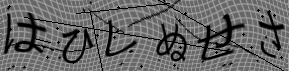
#> input picture ocr/data/samples/sample-01.png, 289 x 71 px
$ python -i preprocess.py   (imports and definitions only)
#> lines starting #> are read from the running program, lines starting #| are printed output that depends on the picture; after the words box and inside, x2 and y2 are one past the last pixel; in counts of white or black regions, pixels touching at a corner belong together
#> further down, picture is the input picture: shape (71, 289, 3); min 0, max 179, mean 103.1
"""Local image processing. Color arrays use OpenCV's BGR order."""

from pathlib import Path

import cv2
import numpy as np

import config


def decode_image(data: bytes, flags=cv2.IMREAD_COLOR) -> np.ndarray:
    image = cv2.imdecode(np.frombuffer(data, np.uint8), flags) if data else None
    if image is None:
        raise ValueError("Tệp rỗng hoặc không phải ảnh PNG/JPEG đọc được.")
    return image


def recognize_clean(data, service, **options):
    clean, _ = denoise_hiragana(decode_image(data), include_stages=False, **options)
    return service.recognize(clean)


def read_image(path: str | Path) -> np.ndarray:
    data = np.fromfile(path, dtype=np.uint8)
    image = cv2.imdecode(data, cv2.IMREAD_COLOR) if data.size else None
    if image is None:
        raise ValueError(f"Không đọc được ảnh: {path}")
    return image


def write_image(path: str | Path, image: np.ndarray) -> None:
    extension = Path(path).suffix.lower()
    if extension not in {".png", ".jpg", ".jpeg"}:
        raise ValueError("Chọn định dạng PNG hoặc JPEG.")
    ok, encoded = cv2.imencode(extension, image)
    if not ok:
        raise ValueError(f"Không mã hóa được ảnh: {path}")
    encoded.tofile(path)


def denoise_hiragana(
    image: np.ndarray,
    *,
    mode: str = "auto",
    thresh_val: int = config.THRESH_VAL,
    median_blur: int = config.MEDIAN_BLUR,
    morph_kernel: int = config.MORPH_KERNEL,
    min_area: int = config.MIN_AREA,
    padding: int = config.PADDING,
    include_stages: bool = True,
) -> tuple[np.ndarray, dict[str, np.ndarray]]:
    """Return black ink on white and, when requested, six display stages.

    Input is an 8-bit grayscale or BGR array. Kernel size 1 disables that
    filter. Padding and minimum component area are measured in pixels.
    """
#> called with mode = 'auto', thresh_val = 65, median_blur = 3, morph_kernel = 3, min_area = 9, padding = 8, include_stages = True
    if not isinstance(image, np.ndarray) or image.dtype != np.uint8 or not image.size:
        raise ValueError("Ảnh đầu vào phải là mảng uint8 có dữ liệu.")
    if image.ndim == 2:
        gray = image.copy()
    elif image.ndim == 3 and image.shape[2] == 3:
        gray = cv2.cvtColor(image, cv2.COLOR_BGR2GRAY)
    else:
        raise ValueError("Ảnh phải có một kênh xám hoặc ba kênh BGR.")

    mode = mode.lower()
    if mode not in {"auto", "manual"}:
        raise ValueError("Chế độ phải là auto hoặc manual.")
    if mode == "manual" and not 20 <= thresh_val <= 120:
        raise ValueError("Ngưỡng thủ công phải nằm trong khoảng 20–120.")
    for size in (median_blur, morph_kernel):
        if not isinstance(size, int) or size < 1 or size % 2 == 0:
            raise ValueError("Kích thước nhân lọc phải là số nguyên dương lẻ.")
    if min_area < 1 or padding < 0:
        raise ValueError("Diện tích tối thiểu phải dương và viền phải không âm.")

    if mode == "auto":
        otsu, mask = cv2.threshold(
            gray, 0, 255, cv2.THRESH_BINARY_INV | cv2.THRESH_OTSU
        )
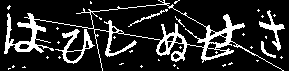
#> mask: shape (71, 289); 16.7% white; 36 white regions (30 under 20 px), largest, box (x1, y1, x2, y2) and area: (4, 0, 284, 71) 2453, (55, 29, 95, 64) 379, (259, 10, 285, 51) 250, (128, 9, 168, 27) 82, (261, 41, 276, 58) 68, (175, 16, 185, 27) 20
#> otsu = 68
        # Ink is near black. A bright background can otherwise pull Otsu's
        # threshold into the gray texture when text occupies very few pixels.
        if otsu > 120:
            _, mask = cv2.threshold(gray, 120, 255, cv2.THRESH_BINARY_INV)
    else:
        _, mask = cv2.threshold(gray, thresh_val, 255, cv2.THRESH_BINARY_INV)
    smooth = cv2.medianBlur(mask, median_blur) if median_blur > 1 else mask
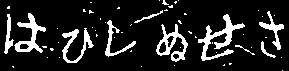
#> smooth: shape (71, 289); 13.9% white; 56 white regions (46 under 20 px), largest, box (x1, y1, x2, y2) and area: (198, 14, 245, 61) 630, (156, 24, 188, 62) 441, (14, 13, 46, 53) 440
    opened = smooth
    if morph_kernel > 1:
        kernel = cv2.getStructuringElement(
            cv2.MORPH_ELLIPSE, (morph_kernel, morph_kernel)
        )
        opened = cv2.morphologyEx(smooth, cv2.MORPH_OPEN, kernel)
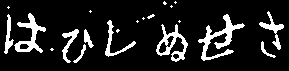
#> opened: shape (71, 289); 12.8% white; 21 white regions (10 under 20 px), largest, box (x1, y1, x2, y2) and area: (198, 14, 245, 61) 620, (14, 13, 46, 53) 439, (156, 24, 188, 62) 434
    components = opened
    if min_area > 1:
        _, labels, stats, _ = cv2.connectedComponentsWithStats(opened, connectivity=8)
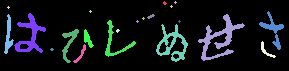
#> labels: shape (71, 289) int32; 22 distinct labels, from 0 to 21; one colour per label, 0 black
#> stats = 22 rows, first 6: [0, 0, 289, 71, 17902], [163, 1, 4, 4, 10], [174, 1, 3, 3, 5], [170, 5, 3, 3, 5], [7, 6, 3, 3, 5], [89, 10, 3, 3, 5]
        keep = (stats[:, cv2.CC_STAT_AREA] >= min_area).astype(np.uint8) * 255
#> keep = 22 values, max 255 at index 0, min 0 at index 2, mean 162.3
        keep[0] = 0
        components = keep[labels]
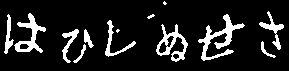
#> components: shape (71, 289); 12.5% white; 13 white regions (2 under 20 px), largest, box (x1, y1, x2, y2) and area: (198, 14, 245, 61) 620, (14, 13, 46, 53) 439, (156, 24, 188, 62) 434
    closed = (
        cv2.morphologyEx(components, cv2.MORPH_CLOSE, kernel)
        if morph_kernel > 1
        else components
    )
#> closed: shape (71, 289); 12.6% white; 12 white regions (2 under 20 px), largest, box (x1, y1, x2, y2) and area: (198, 14, 245, 61) 622, (4, 13, 46, 54) 611, (156, 24, 188, 62) 440
    ink = cv2.bitwise_not(closed)
    result = cv2.copyMakeBorder(
        ink, padding, padding, padding, padding, cv2.BORDER_CONSTANT, value=255
    )
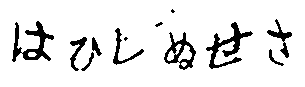
#> result: shape (87, 305); 90.2% white; 12 black regions (2 under 20 px), largest, box (x1, y1, x2, y2) and area: (206, 22, 253, 69) 622, (12, 21, 54, 62) 611, (164, 32, 196, 70) 440
    if not include_stages:
        return result, {}
    stages = {
        "gray": gray,
        "threshold": cv2.bitwise_not(mask),
        "remove_dots_lines": cv2.bitwise_not(opened),
        "connected_components": cv2.bitwise_not(components),
        "close": ink,
        "padding": result,
    }
    return result, stages

>>> import cv2
>>> picture = cv2.imread('data/samples/sample-01.png')
>>> result = denoise_hiragana(picture)

$ run again, on ocr/data/samples/sample-02.png
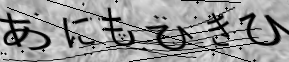
#> input picture ocr/data/samples/sample-02.png, 289 x 62 px
#> picture is the input picture: shape (62, 289, 3); min 0, max 230, mean 149.9
#> in denoise_hiragana, `otsu, mask = cv2.threshold( gray, 0, 255, cv2.THRESH_BINARY_INV | cv2...`:
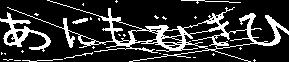
#> mask: shape (62, 289); 19.3% white; 27 white regions (21 under 20 px), largest, box (x1, y1, x2, y2) and area: (7, 0, 289, 62) 2575, (0, 12, 51, 52) 578, (181, 0, 241, 4) 65, (72, 18, 88, 24) 53, (22, 59, 63, 62) 42, (64, 52, 93, 59) 35
#> otsu = 102
#> smooth: shape (62, 289); 15.2% white; 46 white regions (35 under 20 px), largest, box (x1, y1, x2, y2) and area: (0, 13, 51, 51) 580, (139, 25, 193, 51) 485, (239, 13, 289, 46) 475
#> opened: shape (62, 289); 13.7% white; 15 white regions (6 under 20 px), largest, box (x1, y1, x2, y2) and area: (0, 13, 51, 50) 569, (239, 13, 289, 46) 472, (146, 25, 193, 51) 439
#> labels: shape (62, 289) int32; 16 distinct labels, from 0 to 15
#> stats = 16 rows, first 6: [0, 0, 289, 62, 15466], [195, 0, 5, 3, 9], [101, 8, 36, 40, 340], [0, 13, 51, 37, 569], [35, 13, 3, 3, 5], [205, 13, 24, 26, 242]
#> keep = [255, 255, 255, 255, 0, 255, 255, 0, 255, 255, 255, 255, 255, 255, 0, 255]
#> closed: shape (62, 289); 13.7% white; 12 white regions (3 under 20 px), largest, box (x1, y1, x2, y2) and area: (0, 13, 51, 50) 570, (239, 13, 289, 46) 476, (146, 25, 193, 51) 445
#> in denoise_hiragana, `result = cv2.copyMakeBorder( ink, padding, padding, padding, padding, ..`:
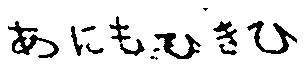
#> result: shape (78, 305); 89.7% white; 12 black regions (3 under 20 px), largest, box (x1, y1, x2, y2) and area: (8, 21, 59, 58) 570, (247, 21, 297, 54) 476, (154, 33, 201, 59) 445

$ run again, on ocr/data/samples/sample-03.png
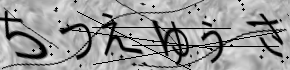
#> input picture ocr/data/samples/sample-03.png, 290 x 70 px
#> picture is the input picture: shape (70, 290, 3); min 0, max 232, mean 154
#> in denoise_hiragana, `otsu, mask = cv2.threshold( gray, 0, 255, cv2.THRESH_BINARY_INV | cv2...`:
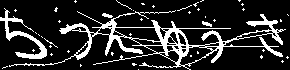
#> mask: shape (70, 290); 17.1% white; 45 white regions (41 under 20 px), largest, box (x1, y1, x2, y2) and area: (9, 10, 286, 70) 2652, (0, 8, 47, 59) 524, (102, 13, 113, 18) 33, (202, 21, 212, 27) 33
#> otsu = 102
#> smooth: shape (70, 290); 13.3% white; 65 white regions (58 under 20 px), largest, box (x1, y1, x2, y2) and area: (152, 20, 238, 67) 879, (0, 10, 47, 59) 513, (99, 13, 143, 55) 383
#> opened: shape (70, 290); 11.7% white; 16 white regions (7 under 20 px), largest, box (x1, y1, x2, y2) and area: (152, 20, 191, 67) 555, (0, 10, 47, 59) 511, (100, 19, 143, 55) 344
#> labels: shape (70, 290) int32; 17 distinct labels, from 0 to 16
#> stats = 17 rows, first 6: [0, 0, 290, 70, 17926], [0, 10, 47, 49, 511], [102, 13, 10, 5, 29], [247, 14, 36, 31, 248], [100, 19, 43, 36, 344], [152, 20, 39, 47, 555]
#> keep = 17 values, max 255 at index 0, min 0 at index 9, mean 195
#> closed: shape (70, 290); 11.7% white; 11 white regions (2 under 20 px), largest, box (x1, y1, x2, y2) and area: (152, 20, 191, 67) 564, (0, 10, 47, 59) 511, (100, 19, 143, 55) 345
#> in denoise_hiragana, `result = cv2.copyMakeBorder( ink, padding, padding, padding, padding, ..`:
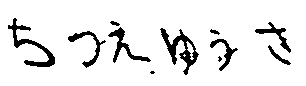
#> result: shape (86, 306); 91% white; 11 black regions (2 under 20 px), largest, box (x1, y1, x2, y2) and area: (160, 28, 199, 75) 564, (8, 18, 55, 67) 511, (108, 27, 151, 63) 345
